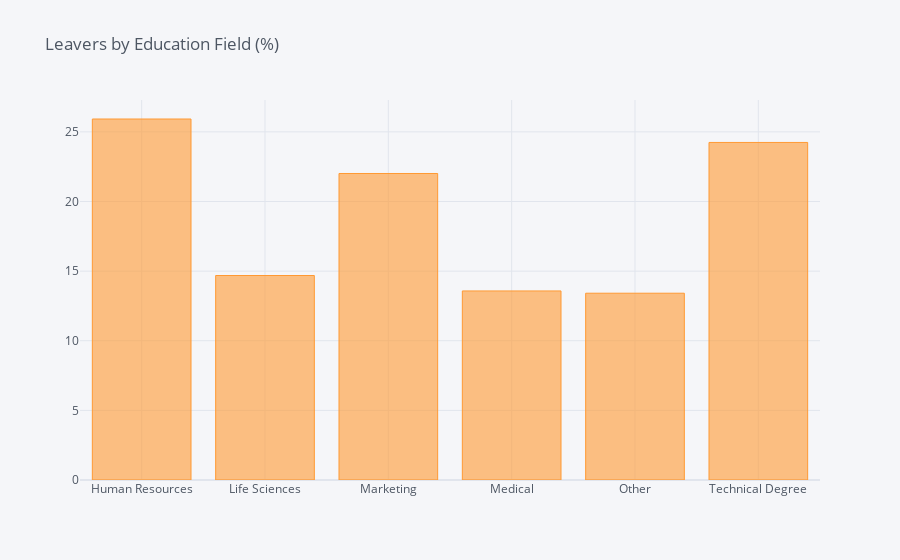

Notebook source saved alongside this figure:
### Code cell
df_EducationField = pd.DataFrame(columns=["Field", "% of Leavers"])
i=0
for field in list(df['EducationField'].unique()):
    ratio = df[(df['EducationField']==field)&(df['Attrition']=="Yes")].shape[0] / df[df['EducationField']==field].shape[0]
    df_EducationField.loc[i] = (field, ratio*100)
    i += 1
    #print("In {}, the ratio of leavers is {:.2f}%".format(field, ratio*100))    
df_EF = df_EducationField.groupby(by="Field").sum()
df_EF.iplot(kind='bar',title='Leavers by Education Field (%)')

### Figure 1 — Plotly figure (JSON) as saved in the notebook; plotly's stock layout.template omitted (floating-point values rounded to 4 significant figures)
{"data": [{"marker": {"color": "rgba(255, 153, 51, 0.6)", "line": {"color": "rgba(255, 153, 51, 1.0)", "width": 1}}, "name": "% of Leavers", "orientation": "v", "text": "", "type": "bar", "x": ["Human Resources", "Life Sciences", "Marketing", "Medical", "Other", "Technical Degree"], "y": [25.93, 14.69, 22.01, 13.58, 13.41, 24.24]}], "layout": {"legend": {"bgcolor": "#F5F6F9", "font": {"color": "#4D5663"}}, "paper_bgcolor": "#F5F6F9", "plot_bgcolor": "#F5F6F9", "title": {"font": {"color": "#4D5663"}, "text": "Leavers by Education Field (%)"}, "xaxis": {"gridcolor": "#E1E5ED", "showgrid": true, "tickfont": {"color": "#4D5663"}, "title": {"font": {"color": "#4D5663"}, "text": ""}, "zerolinecolor": "#E1E5ED"}, "yaxis": {"gridcolor": "#E1E5ED", "showgrid": true, "tickfont": {"color": "#4D5663"}, "title": {"font": {"color": "#4D5663"}, "text": ""}, "zerolinecolor": "#E1E5ED"}}}
